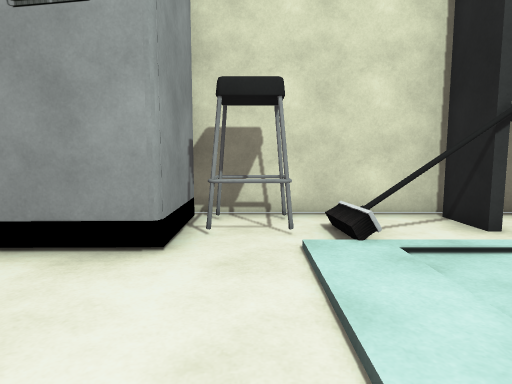
[1] (above)

12 first-person views from a walk through a 3-D level made in the Unity game engine. The camera is 1.3 m above the floor, tilts 6° down and sees 75° across. The floor is counted in squares, 1 m on a side. Each view is taken from the middle of a square. On the plan, view 1 faces up. The plan holds only what a view shows up to about 14 squares ahead; the rest is blank. The place goes on beyond the plan. The player is left out. Some surface patterns are stand-ins.

[2]
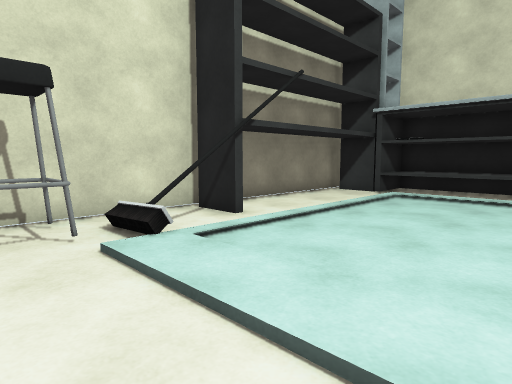

[3]
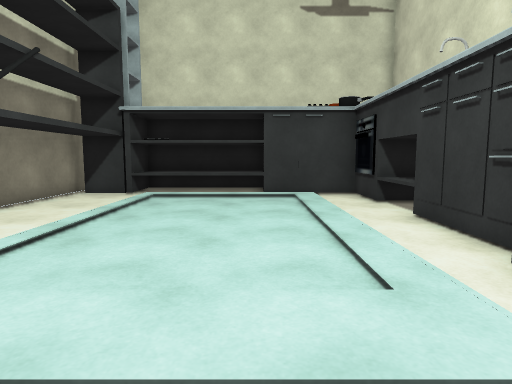

[4]
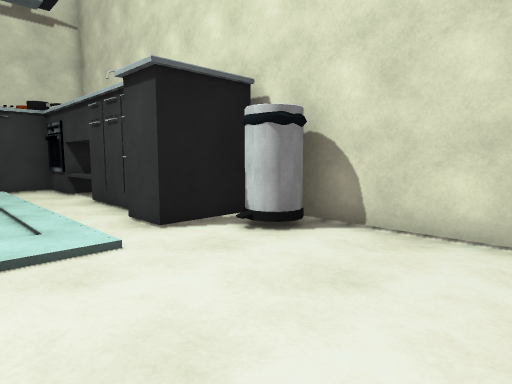

[5]
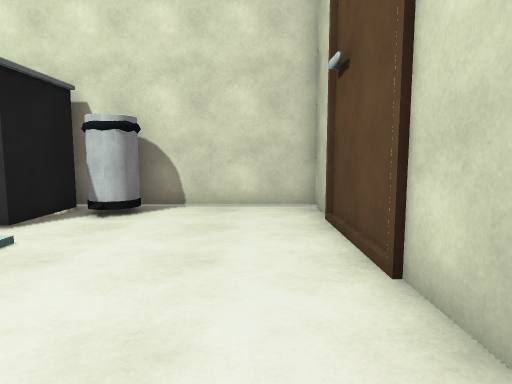

[6]
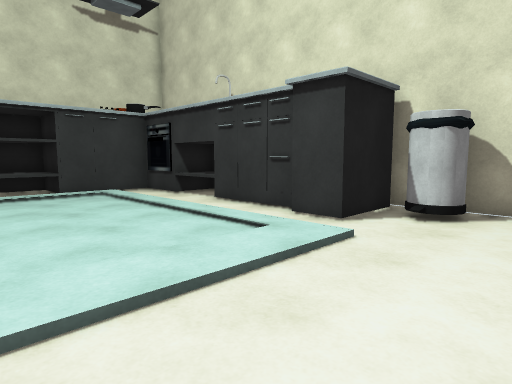

[7]
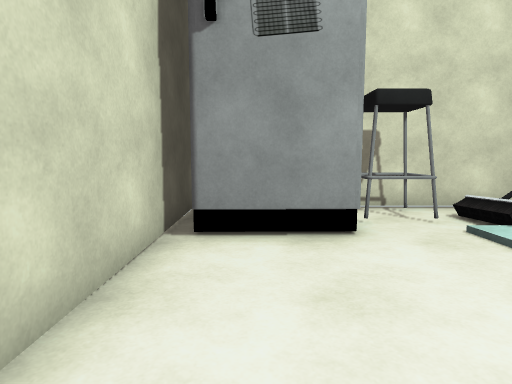

[8]
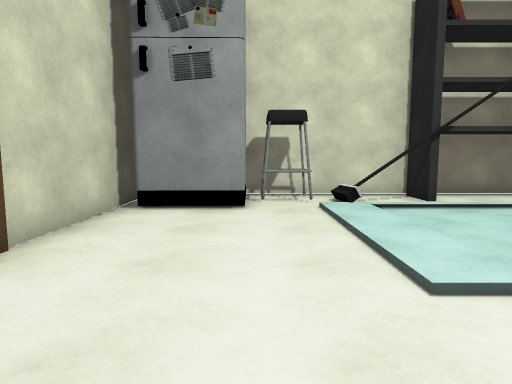

[9]
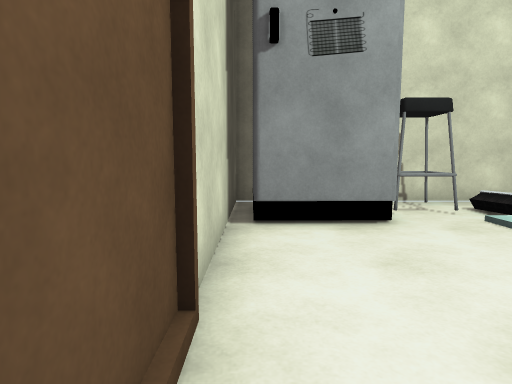

[10]
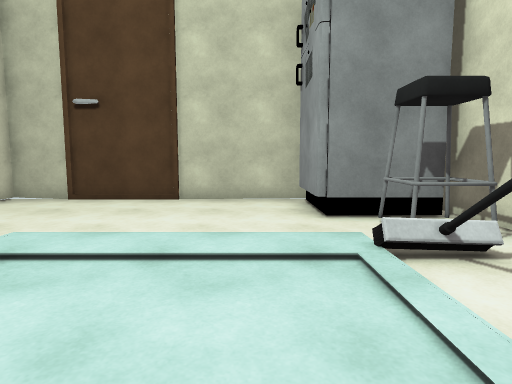

[11]
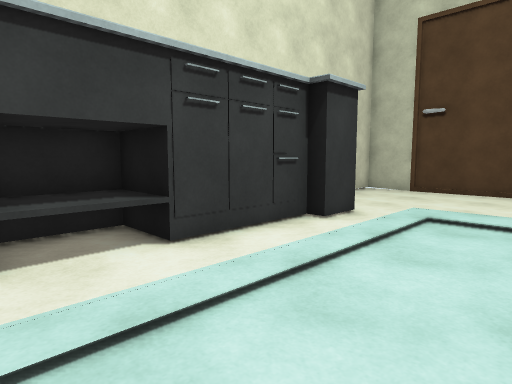

[12]
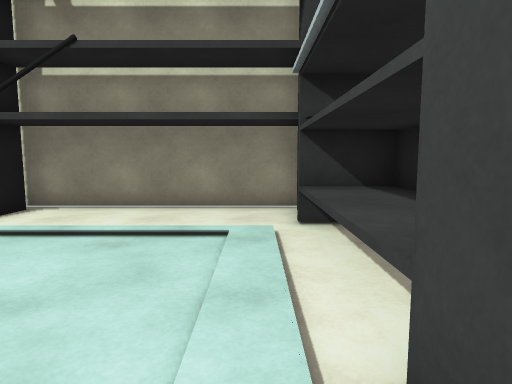

### Floor plan
Key: @ floor where view 1 was taken; # wall or solid block; x gap in a wall; . floor; = window, fence, low wall or low ledge; ^ raised ledge; F fridge; E oven; O other object.
Columns run from 5 left of view 1 to 13 right of it. Each row starts with its distance up from view 1.
  8 ##################
  7 #   OO...#......x
  6 ##  OO.###......###
  5 # FF...#........^^#
  4 #...............^^#
  3 #...............^^#
  2 #...............^^#
  1 #...............^^#
  0 #....@..........#
 -1 #...............#
 -2 #......##......E#
 -3 #......#####=^###
 -4 #....###   ####
 -5 #######

Where each view was taken, in squares from view 1:
view 1: 0 up, 0 right, facing up
view 2: 0 up, 1 left, facing up-right
view 3: 1 up, 1 left, facing right
view 4: 1 up, 4 left, facing down-right
view 5: 4 up, 3 left, facing down
view 6: 4 up, 2 left, facing down-right
view 7: 1 down, 3 left, facing up
view 8: 4 down, 1 left, facing up
view 9: 2 down, 4 left, facing up
view 10: 3 up, 6 right, facing left
view 11: 2 up, 9 right, facing down-left
view 12: 1 down, 10 right, facing up
